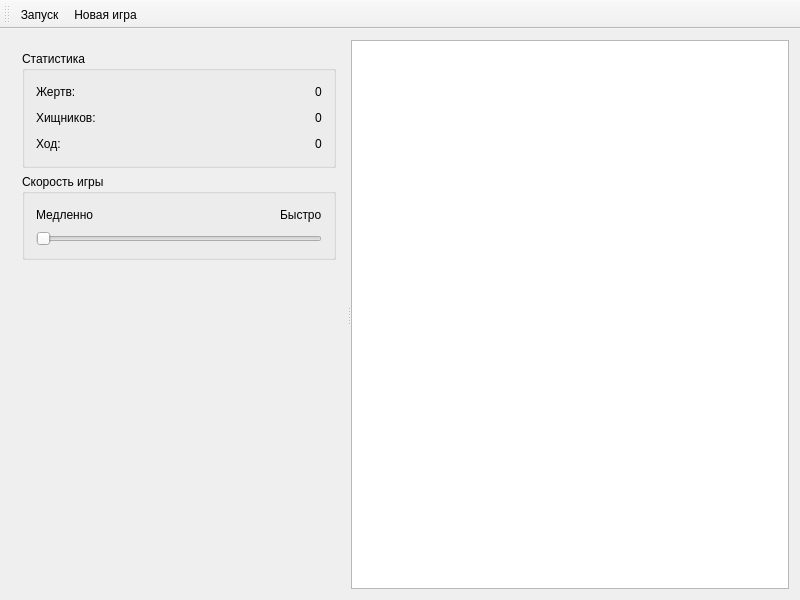
<?xml version="1.0" encoding="UTF-8"?>
<ui version="4.0">
 <class>MainWindow</class>
 <widget class="QMainWindow" name="MainWindow">
  <property name="geometry">
   <rect>
    <x>0</x>
    <y>0</y>
    <width>800</width>
    <height>600</height>
   </rect>
  </property>
  <property name="windowTitle">
   <string>Моделирование океана</string>
  </property>
  <property name="windowIcon">
   <iconset resource="main.qrc">
    <normaloff>:/img/img/ocean_main.png</normaloff>:/img/img/ocean_main.png</iconset>
  </property>
  <property name="iconSize">
   <size>
    <width>32</width>
    <height>32</height>
   </size>
  </property>
  <widget class="QWidget" name="centralWidget">
   <layout class="QGridLayout" name="gridLayout">
    <item row="0" column="0">
     <widget class="QSplitter" name="splitter">
      <property name="orientation">
       <enum>Qt::Horizontal</enum>
      </property>
      <widget class="QWidget" name="widget" native="true">
       <layout class="QVBoxLayout" name="verticalLayout_3">
        <item>
         <widget class="QGroupBox" name="groupBox">
          <property name="title">
           <string>Статистика</string>
          </property>
          <layout class="QVBoxLayout" name="verticalLayout">
           <item>
            <layout class="QHBoxLayout" name="horizontalLayout">
             <item>
              <widget class="QLabel" name="label">
               <property name="text">
                <string>Жертв:</string>
               </property>
              </widget>
             </item>
             <item>
              <spacer name="horizontalSpacer">
               <property name="orientation">
                <enum>Qt::Horizontal</enum>
               </property>
               <property name="sizeHint" stdset="0">
                <size>
                 <width>40</width>
                 <height>20</height>
                </size>
               </property>
              </spacer>
             </item>
             <item>
              <widget class="QLabel" name="lbl_VictimCount">
               <property name="text">
                <string>0</string>
               </property>
              </widget>
             </item>
            </layout>
           </item>
           <item>
            <layout class="QHBoxLayout" name="horizontalLayout_2">
             <item>
              <widget class="QLabel" name="label_2">
               <property name="text">
                <string>Хищников:</string>
               </property>
              </widget>
             </item>
             <item>
              <spacer name="horizontalSpacer_2">
               <property name="orientation">
                <enum>Qt::Horizontal</enum>
               </property>
               <property name="sizeHint" stdset="0">
                <size>
                 <width>40</width>
                 <height>20</height>
                </size>
               </property>
              </spacer>
             </item>
             <item>
              <widget class="QLabel" name="lbl_sharkCount">
               <property name="text">
                <string>0</string>
               </property>
              </widget>
             </item>
            </layout>
           </item>
           <item>
            <layout class="QHBoxLayout" name="horizontalLayout_3">
             <item>
              <widget class="QLabel" name="label_3">
               <property name="text">
                <string>Ход:</string>
               </property>
              </widget>
             </item>
             <item>
              <spacer name="horizontalSpacer_3">
               <property name="orientation">
                <enum>Qt::Horizontal</enum>
               </property>
               <property name="sizeHint" stdset="0">
                <size>
                 <width>40</width>
                 <height>20</height>
                </size>
               </property>
              </spacer>
             </item>
             <item>
              <widget class="QLabel" name="lbl_stepCount">
               <property name="text">
                <string>0</string>
               </property>
              </widget>
             </item>
            </layout>
           </item>
          </layout>
         </widget>
        </item>
        <item>
         <widget class="QGroupBox" name="groupBox_2">
          <property name="title">
           <string>Скорость игры</string>
          </property>
          <layout class="QVBoxLayout" name="verticalLayout_2">
           <item>
            <layout class="QHBoxLayout" name="horizontalLayout_4">
             <item>
              <widget class="QLabel" name="label_4">
               <property name="text">
                <string>Медленно</string>
               </property>
              </widget>
             </item>
             <item>
              <spacer name="horizontalSpacer_4">
               <property name="orientation">
                <enum>Qt::Horizontal</enum>
               </property>
               <property name="sizeHint" stdset="0">
                <size>
                 <width>40</width>
                 <height>20</height>
                </size>
               </property>
              </spacer>
             </item>
             <item>
              <widget class="QLabel" name="label_5">
               <property name="text">
                <string>Быстро</string>
               </property>
              </widget>
             </item>
            </layout>
           </item>
           <item>
            <widget class="QSlider" name="hs_Speed">
             <property name="minimum">
              <number>0</number>
             </property>
             <property name="maximum">
              <number>90</number>
             </property>
             <property name="singleStep">
              <number>1</number>
             </property>
             <property name="pageStep">
              <number>1</number>
             </property>
             <property name="value">
              <number>0</number>
             </property>
             <property name="orientation">
              <enum>Qt::Horizontal</enum>
             </property>
             <property name="tickPosition">
              <enum>QSlider::NoTicks</enum>
             </property>
            </widget>
           </item>
          </layout>
         </widget>
        </item>
        <item>
         <spacer name="verticalSpacer">
          <property name="orientation">
           <enum>Qt::Vertical</enum>
          </property>
          <property name="sizeHint" stdset="0">
           <size>
            <width>20</width>
            <height>40</height>
           </size>
          </property>
         </spacer>
        </item>
       </layout>
      </widget>
      <widget class="QGraphicsView" name="graphicsView">
       <property name="renderHints">
        <set>QPainter::Antialiasing|QPainter::SmoothPixmapTransform|QPainter::TextAntialiasing</set>
       </property>
       <property name="cacheMode">
        <set>QGraphicsView::CacheBackground</set>
       </property>
      </widget>
     </widget>
    </item>
   </layout>
  </widget>
  <widget class="QToolBar" name="toolBar">
   <property name="windowTitle">
    <string>toolBar</string>
   </property>
   <attribute name="toolBarArea">
    <enum>TopToolBarArea</enum>
   </attribute>
   <attribute name="toolBarBreak">
    <bool>false</bool>
   </attribute>
   <addaction name="actionStart"/>
   <addaction name="actionNewGame"/>
  </widget>
  <action name="actionStart">
   <property name="icon">
    <iconset resource="main.qrc">
     <normaloff>:/img/img/go.png</normaloff>:/img/img/go.png</iconset>
   </property>
   <property name="text">
    <string>Запуск</string>
   </property>
   <property name="toolTip">
    <string>Запуск моделирования (Alt+R)</string>
   </property>
   <property name="shortcut">
    <string>Alt+R</string>
   </property>
  </action>
  <action name="actionNewGame">
   <property name="icon">
    <iconset resource="main.qrc">
     <normaloff>:/img/img/update.png</normaloff>:/img/img/update.png</iconset>
   </property>
   <property name="text">
    <string>Новая игра</string>
   </property>
   <property name="toolTip">
    <string>Новый мир (F5)</string>
   </property>
   <property name="shortcut">
    <string>F5</string>
   </property>
  </action>
 </widget>
 <layoutdefault spacing="6" margin="11"/>
 <resources>
  <include location="main.qrc"/>
 </resources>
 <connections/>
</ui>
